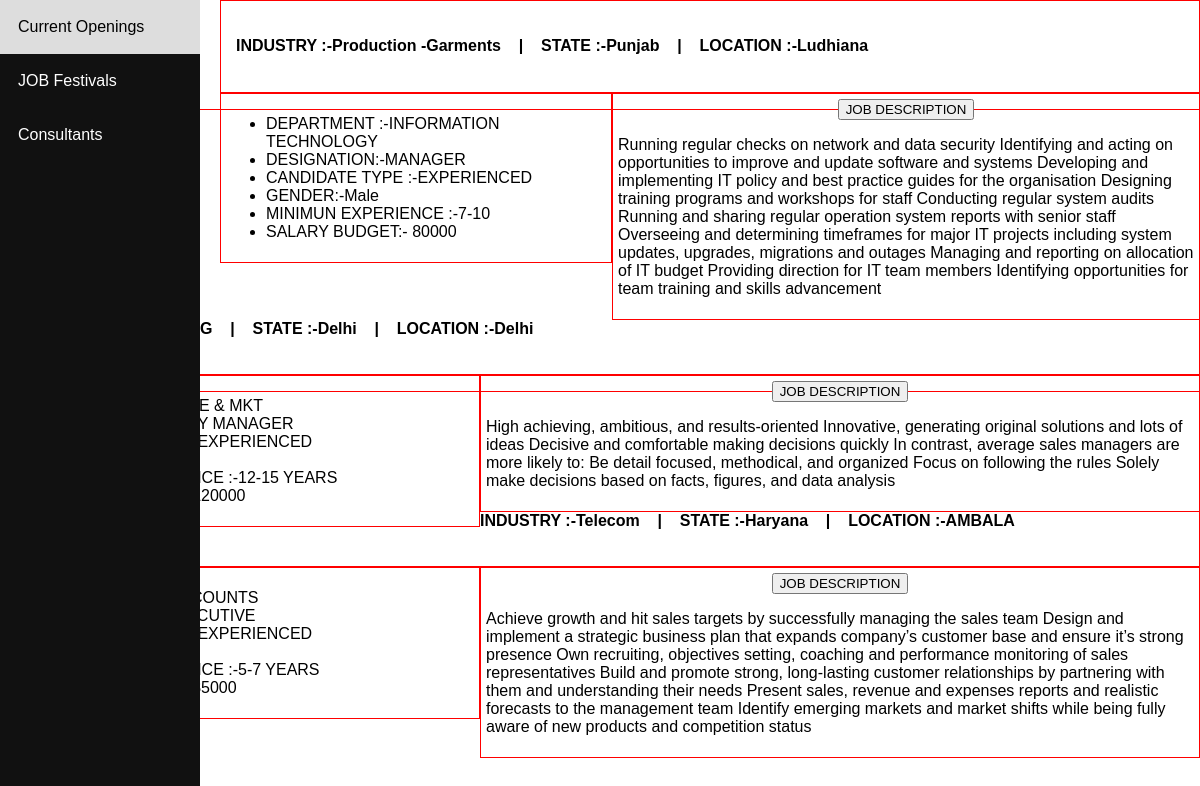
The page /copening/ on the database its author committed.
### jobsopening/models.py (models this page shows)
class opening(models.Model):
	Industry = models.CharField(default=0,max_length=100)
	Location=models.CharField(default=0,max_length=100)
	State= models.CharField(default=0,choices=STATE_CHOICES, max_length=100)
	Department= models.CharField(default=0,choices=DEPT_CHOICES, max_length=50)
	Designation = models.CharField(default=0,choices=DESIG_CHOICES, max_length=50)
	Ctype = models.CharField(default=0,choices=CAND_CHOICES, max_length=50)
	Gender = models.CharField(default=0,choices=GENDER_CHOICES, max_length=50)
	Minexp=models.CharField(default=0,choices=EXP_CHOICES, max_length=50)
	Budget = models.CharField(default=0,max_length=50)
	DetailJD  =models.TextField(default=0,)

### jobsopening/views.py (the view)
# urls.py: path('copening/',views.jopening),
def jopening(request):
	obj = opening.objects.all()
	return render(request,'copening.html', {'opening':obj})

### templates/copening.html (shortened to what this page needs)
<!DOCTYPE html PUBLIC "-//W3C//DTD XHTML 1.0 Transitional//EN" "http://www.w3.org/TR/xhtml1/DTD/xhtml1-transitional.dtd">
<html xmlns="http://www.w3.org/1999/xhtml">
<head>
</head>
<div class="sidenav">
  <a href="/copening">Current Openings</a>
  <a href="#">JOB Festivals</a>
  <a href="#">Consultants</a>
</div>
<div class="content">
    {% for i in opening %}
			<div class="header">
  		      <p><h4> INDUSTRY  :-{{ i.Industry}}   &nbsp&nbsp&nbsp|&nbsp&nbsp&nbsp   STATE  :-{{ i.State }}  &nbsp&nbsp&nbsp|&nbsp&nbsp&nbsp  LOCATION :-{{ i.Location }} </h4></p>
		    </div>
		    <div class="menu">
  			  <ul>
    			<li>DEPARTMENT  :-{{ i.Department }} </li>
    			<li>DESIGNATION:-{{ i.Designation }}</li>
    			<li>CANDIDATE TYPE  :-{{ i.Ctype }}</li>
    			<li>GENDER:-{{ i.Gender }} </li>
    			<li>MINIMUN EXPERIENCE :-{{ i.Minexp }}</li>
    			<li>SALARY BUDGET:- {{ i.Budget }}</li>
    		  </ul>
		    </div>
		       <div class="main">
                 <center> <button>   JOB  DESCRIPTION </button> </center>
  		       <p>{{ i.DetailJD }}</p>
                </div>
             </div>
    {% endfor %}
<body>
</body>
</html>

### templates/copening.html (style rules this page uses)
* { box-sizing: border-box; }
body { margin: 0; font-family: Arial, Helvetica, sans-serif; }
.sidenav { height: 100%; width: 200px; position: fixed; z-index: 5; top: 0; left: 0; background-color: #111; overflow-x: hidden; }
.sidenav a { color: white; padding: 18px; text-decoration: none; display: block; }
.content { margin-left: 200px; padding-left: 20px; }
.header { border: 1px solid red; padding: 15px; }
.menu { width: 40%; float: left; padding: 5px; border: 1px solid red; }
.main { width: 60%; float: left; padding: 5px; border: 1px solid red; }

### rows shown on the page
opening: Industry "Production -Garments", State "Punjab", Location "Ludhiana", Department "INFORMATION TECHNOLOGY", Designation "MANAGER", Ctype "EXPERIENCED", Gender "Male", Minexp "7-10", Budget "80000", DetailJD "Running regular checks on network and data security Identifying and acting on opportunities to improve and update software and systems Developing and implementing IT policy and best practice guides for the organisation Designing training programs and workshops for staff Conducting regular system audits Running and sharing regular operation system reports with senior staff Overseeing and determining timeframes for major IT projects including system updates, upgrades, migrations and outages Managing and reporting on allocation of IT budget Providing direction for IT team members Identifying opportunities for team training and skills advancement"
opening: State "Delhi", Location "Delhi", Department "SALE & MKT", Designation "DUTY MANAGER", Ctype "EXPERIENCED", Minexp "12-15 YEARS", Budget "120000", DetailJD "High achieving, ambitious, and results-oriented Innovative, generating original solutions and lots of ideas Decisive and comfortable making decisions quickly In contrast, average sales managers are more likely to: Be detail focused, methodical, and organized Focus on following the rules Solely make decisions based on facts, figures, and data analysis"
opening: Industry "Telecom", State "Haryana", Location "AMBALA", Department "ACCOUNTS", Designation "EXECUTIVE", Ctype "EXPERIENCED", Minexp "5-7 YEARS", Budget "35000", DetailJD "Achieve growth and hit sales targets by successfully managing the sales team Design and implement a strategic business plan that expands company’s customer base and ensure it’s strong presence Own recruiting, objectives setting, coaching and performance monitoring of sales representatives Build and promote strong, long-lasting customer relationships by partnering with them and understanding their needs Present sales, revenue and expenses reports and realistic forecasts to the management team Identify emerging markets and market shifts while being fully aware of new products and competition status"
